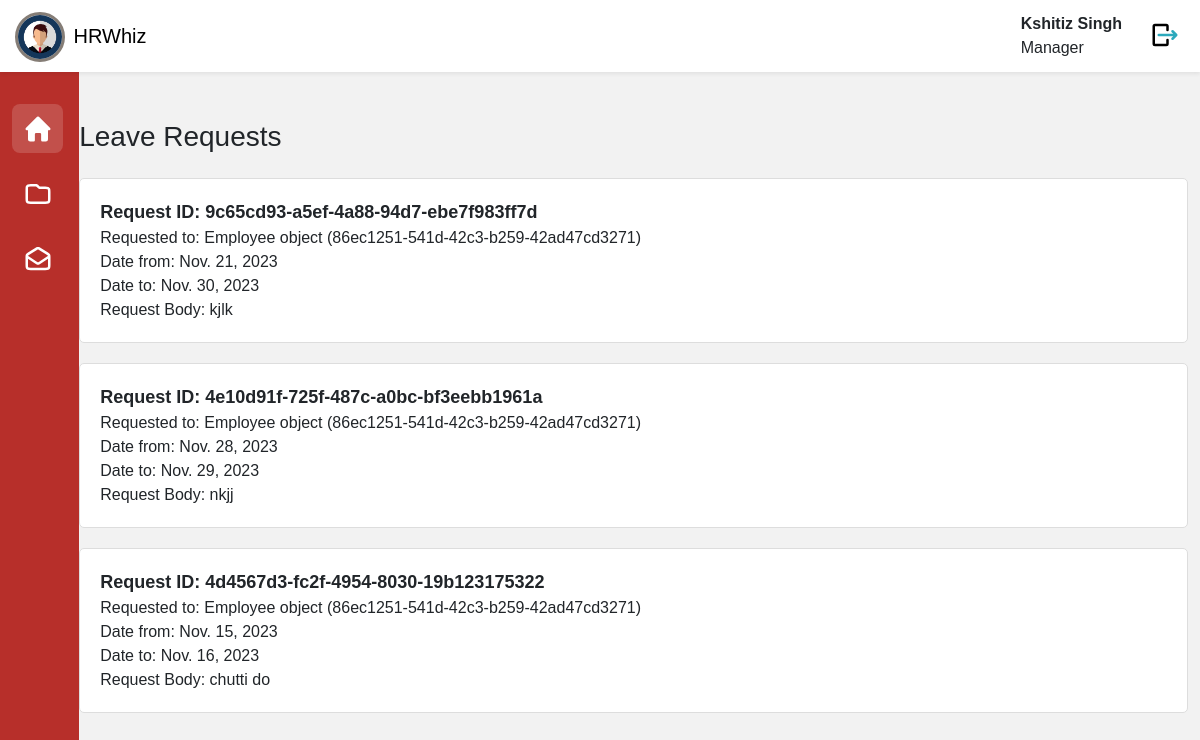
The app's page /manager/mgrrequestsview/ (signed in) with its own data.
### employee/models.py (models this page shows)
class Employee(models.Model):
    id=models.CharField(
         max_length=100,
         primary_key = True,
         default = create_uid(),
         editable = False)
    name=models.CharField(max_length=80)
    email=models.EmailField(max_length=50)
    password=models.CharField(max_length=30)
    address=models.CharField(max_length=255)
    designation=models.CharField(max_length=80, default='Employee')
    sick_leave=models.IntegerField(default=12)
    casual_leave=models.IntegerField(default=5)
    annual_leave=models.IntegerField(default=5)
    phone_number=models.IntegerField()
    pid=models.ForeignKey('Project',on_delete=models.CASCADE, null=True, blank=True)
    did=models.ForeignKey('Department',on_delete=models.CASCADE, null=True, blank=True)
    manager_id=models.ForeignKey('Employee',on_delete=models.CASCADE,null=True,blank=True,related_name="manager")
    hr_id=models.ForeignKey('Employee',on_delete=models.CASCADE,null=True,blank=True,related_name="hr")
    status=models.BooleanField(default=False)
    profile_url=models.CharField(max_length=30, null=True, blank=True)
    class Meta:
        verbose_name_plural='Employee'

class LeaveRequest(models.Model):
    id = models.CharField(
         max_length=100,
         primary_key = True,
         editable = False)
    date_from = models.DateField(auto_now=False, auto_now_add=False)
    date_to = models.DateField(auto_now=False, auto_now_add=False)
    reason = models.CharField(max_length=100)
    req_to = models.ForeignKey('Employee', on_delete=models.CASCADE, default=None)
    type = models.CharField(max_length=30, default="Casual")
    class Meta:
        verbose_name_plural='LeaveRequest'

### manager/views.py (the view)
# urls.py: path('mgrrequestsview/',views.mgr_requests_view),
@session_login_required
def mgr_requests_view(request):
    manager_id = request.session.get('id', None)
    if manager_id is not None:
        manager_requests = LeaveRequest.objects.filter(req_to=manager_id)
        return render(request, 'mgrreq.html', {'manager_requests': manager_requests,'designation': request.session['designation'], 'name': request.session['name']})
    else:
        return render(request, 'mgr.html')

### HRwhiz/views.py (called while the page is built)
def session_login_required(function=None, session_key='id'):
    def decorator(view_func):
        @wraps(view_func)
        def f(request, *args, **kwargs):
            if session_key in request.session:
                return view_func(request, *args, **kwargs)
            return redirect('/')
        return f
    if function is not None:
        return decorator(function)
    return decorator

### templates/mgrreq.html (shortened to what this page needs)
<!DOCTYPE html>
<html lang="en">
{% load static %}
<head>
    <link href="https://cdn.jsdelivr.net/npm/bootstrap/dist/css/bootstrap.min.css" rel="stylesheet">
    <link rel="stylesheet" href="{% static 'css/home.css' %}">
</head>
<body>
    <nav class="navbar navbar-expand-lg shadow-sm">
        <a href="/manager/profile"><img class="icon img-fluid rounded-circle" src="/static/img/people-profile-graphic_24911-21373.jpg.avif" /></a>
        <div class="container">
            <a class="navbar-brand" href="/manager/">HRWhiz</a>
            <ul class="navbar-nav ms-auto">
                <div>
                    <ul class="navbar-nav row fw-bold" style="padding-right: 2rem">{{name}}</ul>
                    <ul class="navbar-nav row" style="padding-right: 2rem">{{designation}}</ul>
                </div>
                <a class="nav-link" href="/logout/">
                    <img class="nav-icon" src="/static/img/sign-out-2-svgrepo-com.svg" />
                </a>
            </ul>
        </div>
    </nav>
    <div class="layout">
        <div class="row">
            <div class="menu">
                <div class="active"><a href="/employee/"><img class="img nav-icon" src="/static/img/home-alt-3-svgrepo-com.svg" /></a></div>
                <div><a href="/employee/askhr"><img class="img nav-icon" src="/static/img/folder-svgrepo-com.svg" /></a></div>
                <div><a href="/employee/feedback"><img class="img nav-icon" src="/static/img/mail-open-svgrepo-com.svg" /></a></div>
            </div>
        </div>
        <div class="container mt-5">
            <h3 class="mb-4">Leave Requests</h3>
            {% for request in manager_requests %}
            <div class="request-card">
                <div class="request-header">
                    Request ID: {{ request.id }}
                </div>
                <div>
                    Requested to: {{ request.req_to }}
                </div>
                <div>
                    Date from: {{ request.date_from }}
                </div>
                <div>
                    Date to: {{ request.date_to }}
                </div>
                <div class="request-body">
                    Request Body: {{ request.reason }}
                </div>
            </div>
            {% endfor %}
        </div>
    </div>
</body>
</html>

### static/css/home.css (style rules this page uses)
body { background-color: #f8f8fb; }
* { margin: 0; padding: 0; box-sizing: border-box; font-family: 'Poppins', sans-serif; }
a { text-decoration: none; }
.layout { display: flex; }
.navbar { background-color: #ffffff; }
.icon { width: 50px; height: 50px; border: solid 3px; border-color: #857D76; margin-left: 15px; margin-top: 4px; margin-bottom: 2px; }
.nav-icon { width: 30px; height: 30px; }
.menu { width: fit-content; padding: 1rem; padding-top: 2rem; display: flex; flex-direction: column; height: 92vh; background-color: #B72F2A; align-items: center; gap: 1rem; padding-left: 1.5rem; }
.menu > div { border-radius: 0.5rem; padding: 0.6rem; }
.menu > div.active { background-color: rgba(255, 255, 255, 0.156); }
.menu > div > a >img { width: 2rem; aspect-ratio: 1 / 1; cursor: pointer; }

### templates/mgrreq.html (style rules this page uses)
body { font-family: Arial, sans-serif; background-color: #f2f2f2; }
.request-card { background-color: #fff; border: 1px solid #ddd; border-radius: 5px; margin-bottom: 20px; padding: 20px; }
.request-header { font-weight: bold; font-size: 18px; }

### records on screen
Employee: name "Kshitiz Singh", designation "Manager"
LeaveRequest: id "9c65cd93-a5ef-4a88-94d7-ebe7f983ff7d", req_to "Employee object (86ec1251-541d-42c3-b259-42ad47cd3271)", date_from "Nov. 21, 2023", date_to "Nov. 30, 2023", reason "kjlk"
LeaveRequest: id "4e10d91f-725f-487c-a0bc-bf3eebb1961a", req_to "Employee object (86ec1251-541d-42c3-b259-42ad47cd3271)", date_from "Nov. 28, 2023", date_to "Nov. 29, 2023", reason "nkjj"
LeaveRequest: id "4d4567d3-fc2f-4954-8030-19b123175322", req_to "Employee object (86ec1251-541d-42c3-b259-42ad47cd3271)", date_from "Nov. 15, 2023", date_to "Nov. 16, 2023", reason "chutti do"
